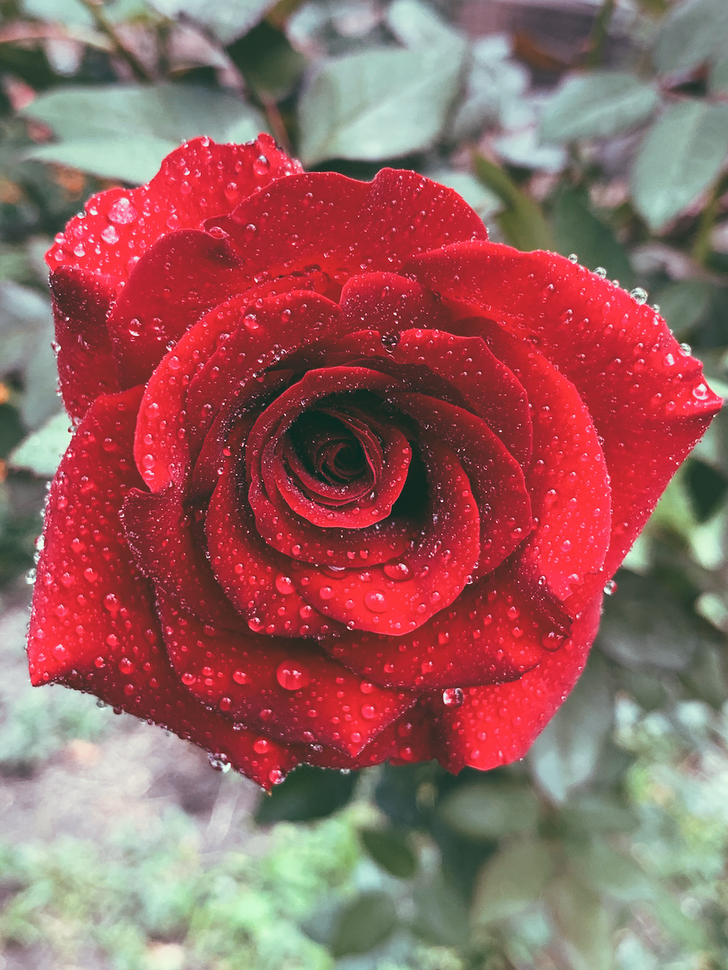
#> input picture IM_LAB_EXAM/img/SET-C.png, 728 x 970 px, shrunk from 1000 x 1333 before the run
$ python color.py
#> lines starting #> are read from the running program, lines starting #| are printed output that depends on the picture
import numpy as np
import cv2
import matplotlib.pyplot as plt

def compute_color_histogram(image):
    # Split the image into color channels
    blue_channel = image[:, :, 0]
    green_channel = image[:, :, 1]
    red_channel = image[:, :, 2]

    # Compute the histogram for each color channel
    blue_hist = np.zeros(256, dtype=int)
    green_hist = np.zeros(256, dtype=int)
    red_hist = np.zeros(256, dtype=int)

    for i in range(image.shape[0]):
        for j in range(image.shape[1]):
            blue_hist[blue_channel[i, j]] += 1
            green_hist[green_channel[i, j]] += 1
            red_hist[red_channel[i, j]] += 1

    return blue_hist, green_hist, red_hist

def plot_color_histogram(blue_hist, green_hist, red_hist):
    # Plot the histograms
    plt.figure(figsize=(10, 6))
    plt.title('Color Histogram')
    plt.xlabel('Pixel Value')
    plt.ylabel('Frequency')
    plt.plot(blue_hist, color='blue', label='Blue')
    plt.plot(green_hist, color='green', label='Green')
    plt.plot(red_hist, color='red', label='Red')
    plt.legend()
    plt.show()

# Example usage
image = cv2.imread('img/SET-C.png')
#> image is the input picture: shape (970, 728, 3); mean B, G, R 97.4, 99.8, 151.4

# Convert the image to RGB if it's in BGR format
rgb_image = cv2.cvtColor(image, cv2.COLOR_BGR2RGB)

# Compute the color histograms
blue_hist, green_hist, red_hist = compute_color_histogram(rgb_image)
#> in compute_color_histogram, `blue_channel = image[:, :, 0]`:
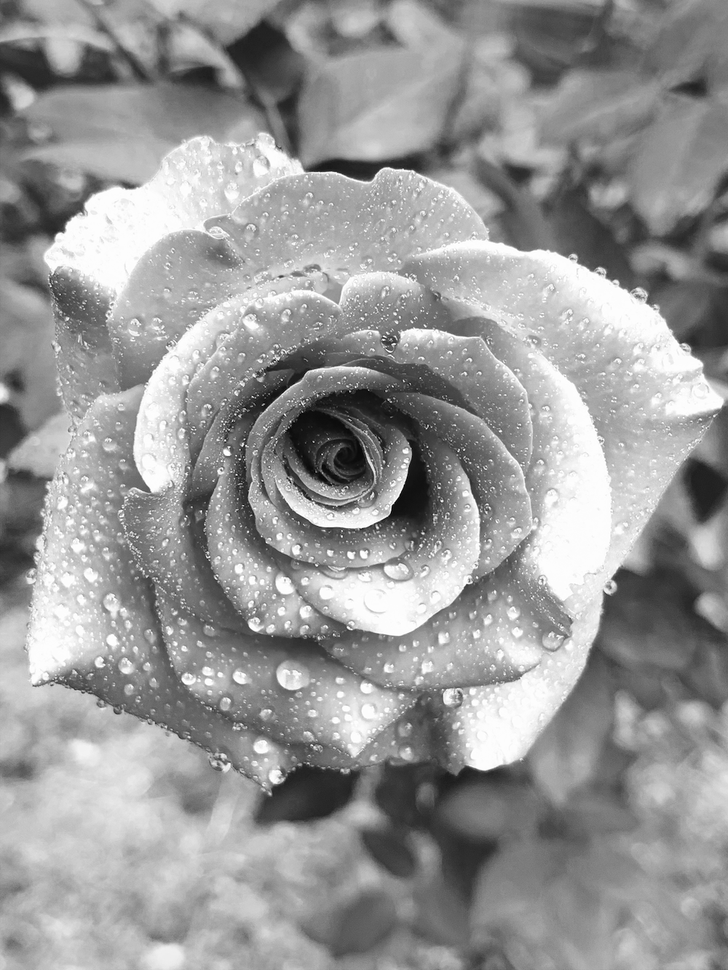
#> blue_channel: shape (970, 728); min 0, max 255, mean 151.4
#> in compute_color_histogram, `green_channel = image[:, :, 1]`:
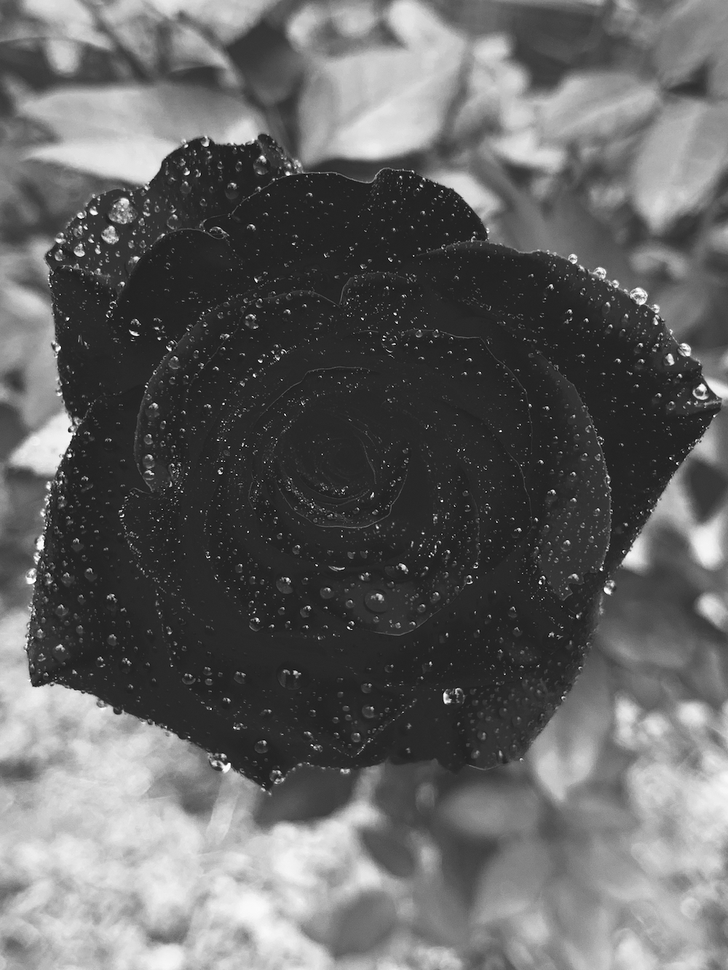
#> green_channel: shape (970, 728); min 0, max 255, mean 99.8
#> in compute_color_histogram, `red_channel = image[:, :, 2]`:
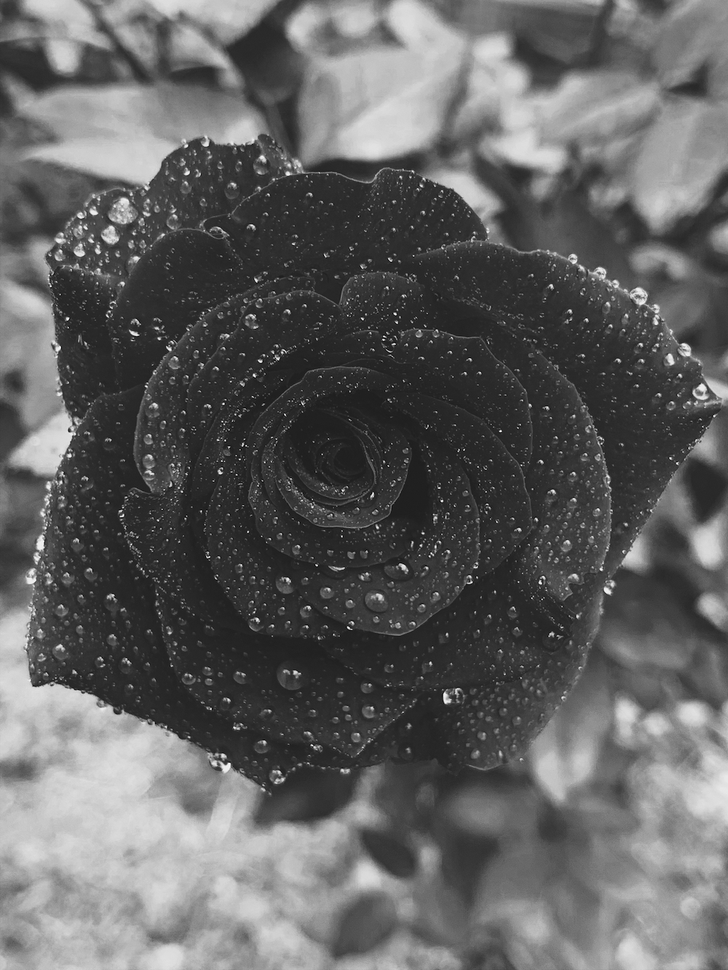
#> red_channel: shape (970, 728); min 0, max 255, mean 97.4
#> blue_hist = 256 values, max 13337 at index 252, min 1 at index 0, mean 2758.4; green_hist = 256 values, max 36007 at index 37, min 0 at index 2, mean 2758.4; red_hist = 256 values, max 17854 at index 41, min 0 at index 1, mean 2758.4

# Plot the histograms
plot_color_histogram(blue_hist, green_hist, red_hist)
#> in plot_color_histogram, `plt.show()`:
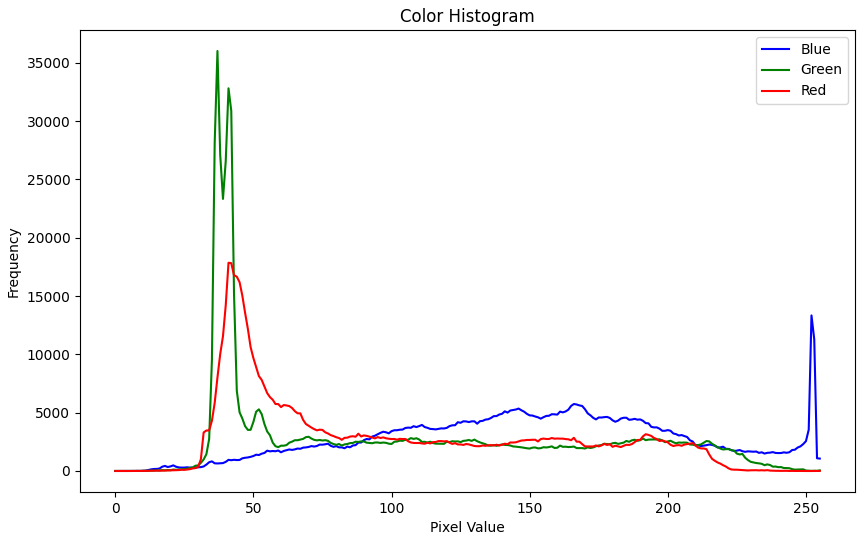
#> figure drawn by matplotlib, 1 panel; curve peaks at x = 252, y = 13337; curve peaks at x = 37, y = 36007; curve peaks at x = 41, y = 17854

$ run again, with IM_LAB_EXAM/img/lake.png copied over IM_LAB_EXAM/img/SET-C.png
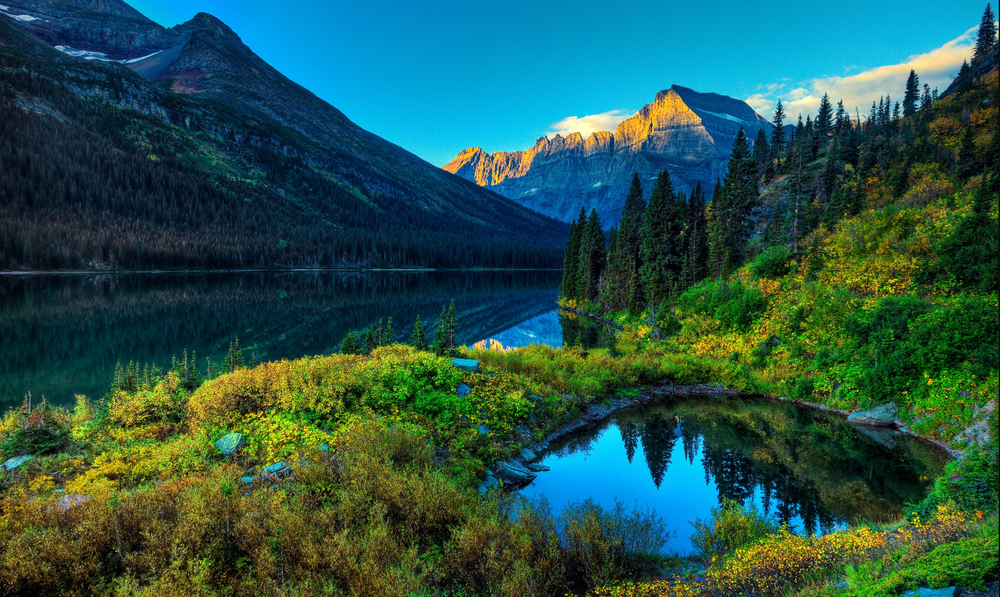
#> input picture IM_LAB_EXAM/img/lake.png, 1000 x 597 px, shrunk from 1612 x 963 before the run
#> image is the input picture: shape (597, 1000, 3); mean B, G, R 75.6, 84.3, 37.8
#> in compute_color_histogram, `red_channel = image[:, :, 2]`:
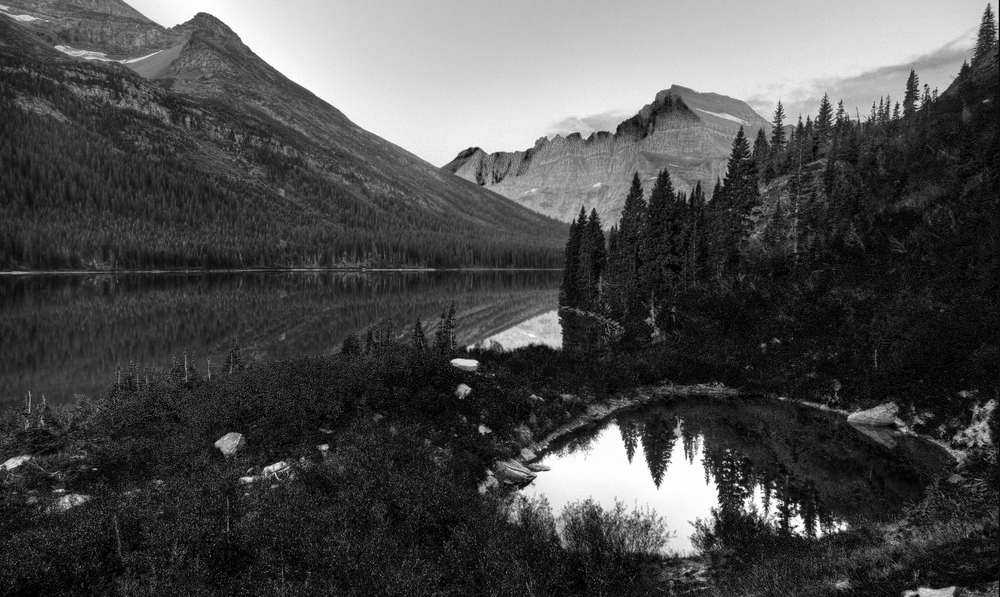
#> red_channel: shape (597, 1000); min 0, max 255, mean 75.6
#> `blue_hist, green_hist, red_hist = compute_color_histogram(rgb_image)`: blue_hist = 256 values, max 45543 at index 1, min 104 at index 228, mean 2332; green_hist = 256 values, max 7051 at index 37, min 19 at index 250, mean 2332; red_hist = 256 values, max 8167 at index 21, min 248 at index 172, mean 2332
#> in plot_color_histogram, `plt.show()`:
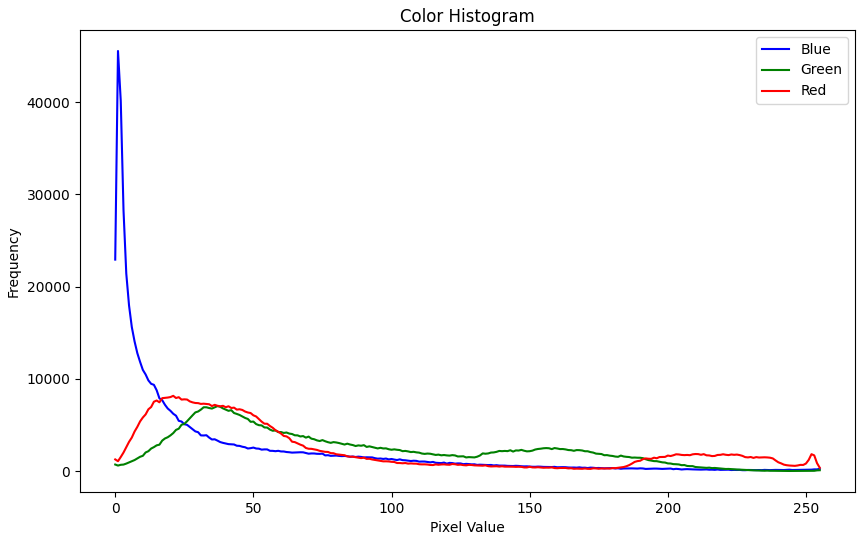
#> figure drawn by matplotlib, 1 panel; curve peaks at x = 1, y = 45543; curve peaks at x = 37, y = 7051; curve peaks at x = 21, y = 8167
